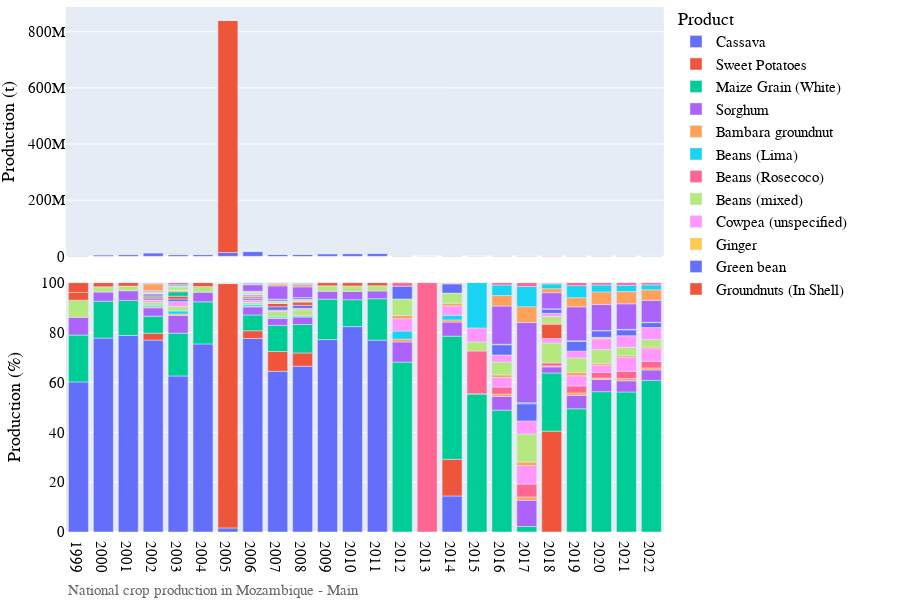

Notebook code cell kept with this figure:
### Markdown cell above
# Visualization of production data

### Code cell
# Bar chart of national crop production
country_iso, country_name = 'MZ', 'Mozambique'
df = pd.read_csv('../data/crop/adm_crop_production_%s.csv' % country_iso, index_col=0)
df['year'] = df['harvest_year']
year = [df['year'].min(), df['year'].max()]
product_order = ['Cassava','Sweet Potatoes','Maize Grain (White)','Sorghum']
for season_name in ['Main']:
    footnote = 'National crop production in %s - %s' % (country_name, season_name)
    fn_save = '../figures/%s_bar_natgrainprod_%s.png' % (country_iso, season_name)
    sub = df[df['season_name'] == season_name]
    fig = PlotBarProduction(sub, year, product_order, footnote, fn_save)
    fig.show()

### Figure 1 — Plotly figure (JSON) as saved in the notebook; plotly's stock layout.template omitted (floating-point values rounded to 4 significant figures)
{"data": [{"alignmentgroup": "True", "hovertemplate": "product=Cassava<br>season_name=Main<br>type=orig_unit<br>year=%{x}<br>value=%{y}<extra></extra>", "legendgroup": "Cassava", "marker": {"color": "#636efa", "pattern": {"shape": ""}}, "name": "Cassava", "offsetgroup": "Cassava", "orientation": "v", "showlegend": true, "textposition": "auto", "type": "bar", "x": [1999, 2000, 2001, 2002, 2003, 2004, 2005, 2006, 2007, 2008, 2009, 2010, 2011, 2014], "xaxis": "x2", "y": [1756768, 5362000.0, 6305000.0, 12630000.0, 6150000.0, 6413000.0, 13830000.0, 17070000.0, 6995811, 7071311, 9185554, 9738066, 10093619, 397277], "yaxis": "y2"}, {"alignmentgroup": "True", "hovertemplate": "product=Cassava<br>season_name=Main<br>type=percent<br>year=%{x}<br>value=%{y}<extra></extra>", "legendgroup": "Cassava", "marker": {"color": "#636efa", "pattern": {"shape": ""}}, "name": "Cassava", "offsetgroup": "Cassava", "orientation": "v", "showlegend": false, "textposition": "auto", "type": "bar", "x": [1999, 2000, 2001, 2002, 2003, 2004, 2005, 2006, 2007, 2008, 2009, 2010, 2011, 2014], "xaxis": "x", "y": [60.19, 77.77, 78.83, 76.95, 62.57, 75.42, 1.639, 77.62, 64.45, 66.48, 77.16, 82.37, 76.93, 14.45], "yaxis": "y"}, {"alignmentgroup": "True", "hovertemplate": "product=Sweet Potatoes<br>season_name=Main<br>type=orig_unit<br>year=%{x}<br>value=%{y}<extra></extra>", "legendgroup": "Sweet Potatoes", "marker": {"color": "#EF553B", "pattern": {"shape": ""}}, "name": "Sweet Potatoes", "offsetgroup": "Sweet Potatoes", "orientation": "v", "showlegend": true, "textposition": "auto", "type": "bar", "x": [2002, 2005, 2006, 2007, 2008, 2014, 2018], "xaxis": "x2", "y": [456330, 826662752, 677870, 861430, 566050, 404011, 2436010], "yaxis": "y2"}, {"alignmentgroup": "True", "hovertemplate": "product=Sweet Potatoes<br>season_name=Main<br>type=percent<br>year=%{x}<br>value=%{y}<extra></extra>", "legendgroup": "Sweet Potatoes", "marker": {"color": "#EF553B", "pattern": {"shape": ""}}, "name": "Sweet Potatoes", "offsetgroup": "Sweet Potatoes", "orientation": "v", "showlegend": false, "textposition": "auto", "type": "bar", "x": [2002, 2005, 2006, 2007, 2008, 2014, 2018], "xaxis": "x", "y": [2.781, 98.0, 3.083, 7.937, 5.322, 14.7, 40.41], "yaxis": "y"}, {"alignmentgroup": "True", "hovertemplate": "product=Maize Grain (White)<br>season_name=Main<br>type=orig_unit<br>year=%{x}<br>value=%{y}<extra></extra>", "legendgroup": "Maize Grain (White)", "marker": {"color": "#00cc96", "pattern": {"shape": ""}}, "name": "Maize Grain (White)", "offsetgroup": "Maize Grain (White)", "orientation": "v", "showlegend": true, "textposition": "auto", "type": "bar", "x": [1999, 2000, 2001, 2002, 2003, 2004, 2005, 2006, 2007, 2008, 2009, 2010, 2011, 2012, 2014, 2015, 2016, 2017, 2018, 2019, 2020, 2021, 2022], "xaxis": "x2", "y": [547713, 1019000.0, 1124000.0, 1114000, 1688000.0, 1435000.0, 942300, 1394800, 1134200, 1213000, 1931528, 1273669, 2178842, 1170500, 1357404, 99300, 1128981, 29141, 1406794, 1451686, 1632321, 1836925, 2382511], "yaxis": "y2"}, {"alignmentgroup": "True", "hovertemplate": "product=Maize Grain (White)<br>season_name=Main<br>type=percent<br>year=%{x}<br>value=%{y}<extra></extra>", "legendgroup": "Maize Grain (White)", "marker": {"color": "#00cc96", "pattern": {"shape": ""}}, "name": "Maize Grain (White)", "offsetgroup": "Maize Grain (White)", "orientation": "v", "showlegend": false, "textposition": "auto", "type": "bar", "x": [1999, 2000, 2001, 2002, 2003, 2004, 2005, 2006, 2007, 2008, 2009, 2010, 2011, 2012, 2014, 2015, 2016, 2017, 2018, 2019, 2020, 2021, 2022], "xaxis": "x", "y": [18.76, 14.78, 14.05, 6.789, 17.18, 16.87, 0.1117, 6.343, 10.45, 11.4, 16.22, 10.77, 16.61, 68.12, 49.39, 55.37, 48.87, 2.203, 23.34, 49.41, 56.28, 56.15, 60.79], "yaxis": "y"}, {"alignmentgroup": "True", "hovertemplate": "product=Sorghum<br>season_name=Main<br>type=orig_unit<br>year=%{x}<br>value=%{y}<extra></extra>", "legendgroup": "Sorghum", "marker": {"color": "#ab63fa", "pattern": {"shape": ""}}, "name": "Sorghum", "offsetgroup": "Sorghum", "orientation": "v", "showlegend": true, "textposition": "auto", "type": "bar", "x": [1999, 2000, 2001, 2002, 2003, 2004, 2005, 2006, 2007, 2008, 2009, 2010, 2011, 2012, 2014, 2015, 2016, 2017, 2018, 2019, 2020, 2021, 2022], "xaxis": "x2", "y": [208927, 252500.0, 308700.0, 554900.0, 696100.0, 330900.0, 518400.0, 710500.0, 306228, 321932, 378035, 388597, 409744, 139262, 155163, 36, 126878, 139471, 148130, 158191, 142002, 146632, 164491], "yaxis": "y2"}, {"alignmentgroup": "True", "hovertemplate": "product=Sorghum<br>season_name=Main<br>type=percent<br>year=%{x}<br>value=%{y}<extra></extra>", "legendgroup": "Sorghum", "marker": {"color": "#ab63fa", "pattern": {"shape": ""}}, "name": "Sorghum", "offsetgroup": "Sorghum", "orientation": "v", "showlegend": false, "textposition": "auto", "type": "bar", "x": [1999, 2000, 2001, 2002, 2003, 2004, 2005, 2006, 2007, 2008, 2009, 2010, 2011, 2012, 2014, 2015, 2016, 2017, 2018, 2019, 2020, 2021, 2022], "xaxis": "x", "y": [7.158, 3.662, 3.86, 3.382, 7.083, 3.892, 0.06145, 3.231, 2.821, 3.027, 3.175, 3.287, 3.123, 8.105, 5.645, 0.02008, 5.492, 10.54, 2.458, 5.384, 4.896, 4.482, 4.197], "yaxis": "y"}, {"alignmentgroup": "True", "hovertemplate": "product=Bambara groundnut<br>season_name=Main<br>type=orig_unit<br>year=%{x}<br>value=%{y}<extra></extra>", "legendgroup": "Bambara groundnut", "marker": {"color": "#FFA15A", "pattern": {"shape": ""}}, "name": "Bambara groundnut", "offsetgroup": "Bambara groundnut", "orientation": "v", "showlegend": true, "textposition": "auto", "type": "bar", "x": [2002, 2003, 2005, 2006, 2007, 2008, 2012, 2014, 2016, 2017, 2018, 2019, 2020, 2021, 2022], "xaxis": "x2", "y": [67273, 55160, 26882, 34611, 20249, 12630, 19351, 23901, 21702, 17495, 22475, 28788, 16526, 29191, 31794], "yaxis": "y2"}, {"alignmentgroup": "True", "hovertemplate": "product=Bambara groundnut<br>season_name=Main<br>type=percent<br>year=%{x}<br>value=%{y}<extra></extra>", "legendgroup": "Bambara groundnut", "marker": {"color": "#FFA15A", "pattern": {"shape": ""}}, "name": "Bambara groundnut", "offsetgroup": "Bambara groundnut", "orientation": "v", "showlegend": false, "textposition": "auto", "type": "bar", "x": [2002, 2003, 2005, 2006, 2007, 2008, 2012, 2014, 2016, 2017, 2018, 2019, 2020, 2021, 2022], "xaxis": "x", "y": [0.41, 0.5612, 0.003187, 0.1574, 0.1866, 0.1187, 1.126, 0.8696, 0.9394, 1.322, 0.3729, 0.9797, 0.5698, 0.8923, 0.8113], "yaxis": "y"}, {"alignmentgroup": "True", "hovertemplate": "product=Beans (Lima)<br>season_name=Main<br>type=orig_unit<br>year=%{x}<br>value=%{y}<extra></extra>", "legendgroup": "Beans (Lima)", "marker": {"color": "#19d3f3", "pattern": {"shape": ""}}, "name": "Beans (Lima)", "offsetgroup": "Beans (Lima)", "orientation": "v", "showlegend": true, "textposition": "auto", "type": "bar", "x": [2002, 2003, 2005, 2006, 2007, 2008, 2012, 2014], "xaxis": "x2", "y": [106100.0, 122623, 141281, 145800.0, 51960.0, 52661, 55297, 51584], "yaxis": "y2"}, {"alignmentgroup": "True", "hovertemplate": "product=Beans (Lima)<br>season_name=Main<br>type=percent<br>year=%{x}<br>value=%{y}<extra></extra>", "legendgroup": "Beans (Lima)", "marker": {"color": "#19d3f3", "pattern": {"shape": ""}}, "name": "Beans (Lima)", "offsetgroup": "Beans (Lima)", "orientation": "v", "showlegend": false, "textposition": "auto", "type": "bar", "x": [2002, 2003, 2005, 2006, 2007, 2008, 2012, 2014], "xaxis": "x", "y": [0.6464, 1.248, 0.01675, 0.6632, 0.4787, 0.4951, 3.218, 1.877], "yaxis": "y"}, {"alignmentgroup": "True", "hovertemplate": "product=Beans (Rosecoco)<br>season_name=Main<br>type=orig_unit<br>year=%{x}<br>value=%{y}<extra></extra>", "legendgroup": "Beans (Rosecoco)", "marker": {"color": "#FF6692", "pattern": {"shape": ""}}, "name": "Beans (Rosecoco)", "offsetgroup": "Beans (Rosecoco)", "orientation": "v", "showlegend": true, "textposition": "auto", "type": "bar", "x": [2015, 2016, 2017, 2018, 2019, 2020, 2021, 2022], "xaxis": "x2", "y": [30855, 65793, 67983, 74260, 82437, 65906, 95065, 103543], "yaxis": "y2"}, {"alignmentgroup": "True", "hovertemplate": "product=Beans (Rosecoco)<br>season_name=Main<br>type=percent<br>year=%{x}<br>value=%{y}<extra></extra>", "legendgroup": "Beans (Rosecoco)", "marker": {"color": "#FF6692", "pattern": {"shape": ""}}, "name": "Beans (Rosecoco)", "offsetgroup": "Beans (Rosecoco)", "orientation": "v", "showlegend": false, "textposition": "auto", "type": "bar", "x": [2015, 2016, 2017, 2018, 2019, 2020, 2021, 2022], "xaxis": "x", "y": [17.21, 2.848, 5.138, 1.232, 2.806, 2.272, 2.906, 2.642], "yaxis": "y"}, {"alignmentgroup": "True", "hovertemplate": "product=Beans (mixed)<br>season_name=Main<br>type=orig_unit<br>year=%{x}<br>value=%{y}<extra></extra>", "legendgroup": "Beans (mixed)", "marker": {"color": "#B6E880", "pattern": {"shape": ""}}, "name": "Beans (mixed)", "offsetgroup": "Beans (mixed)", "orientation": "v", "showlegend": true, "textposition": "auto", "type": "bar", "x": [1999, 2000, 2001, 2002, 2003, 2004, 2005, 2006, 2007, 2008, 2009, 2010, 2011, 2018], "xaxis": "x2", "y": [200483, 146400.0, 149800.0, 177400.0, 179600.0, 192800.0, 195600.0, 219100.0, 224596, 240267, 257381, 263771, 273035, 482220], "yaxis": "y2"}, {"alignmentgroup": "True", "hovertemplate": "product=Beans (mixed)<br>season_name=Main<br>type=percent<br>year=%{x}<br>value=%{y}<extra></extra>", "legendgroup": "Beans (mixed)", "marker": {"color": "#B6E880", "pattern": {"shape": ""}}, "name": "Beans (mixed)", "offsetgroup": "Beans (mixed)", "orientation": "v", "showlegend": false, "textposition": "auto", "type": "bar", "x": [1999, 2000, 2001, 2002, 2003, 2004, 2005, 2006, 2007, 2008, 2009, 2010, 2011, 2018], "xaxis": "x", "y": [6.869, 2.124, 1.873, 1.081, 1.827, 2.267, 0.02319, 0.9963, 2.069, 2.259, 2.162, 2.231, 2.081, 8.0], "yaxis": "y"}, {"alignmentgroup": "True", "hovertemplate": "product=Cowpea (unspecified)<br>season_name=Main<br>type=orig_unit<br>year=%{x}<br>value=%{y}<extra></extra>", "legendgroup": "Cowpea (unspecified)", "marker": {"color": "#FF97FF", "pattern": {"shape": ""}}, "name": "Cowpea (unspecified)", "offsetgroup": "Cowpea (unspecified)", "orientation": "v", "showlegend": true, "textposition": "auto", "type": "bar", "x": [2002, 2003, 2005, 2006, 2007, 2008, 2012, 2014, 2016, 2017, 2018, 2019, 2020, 2021, 2022], "xaxis": "x2", "y": [159687, 190333, 145041, 209087, 62188, 62350, 85484, 103836, 87515, 98442, 108187, 119573, 83450, 183130, 199457], "yaxis": "y2"}, {"alignmentgroup": "True", "hovertemplate": "product=Cowpea (unspecified)<br>season_name=Main<br>type=percent<br>year=%{x}<br>value=%{y}<extra></extra>", "legendgroup": "Cowpea (unspecified)", "marker": {"color": "#FF97FF", "pattern": {"shape": ""}}, "name": "Cowpea (unspecified)", "offsetgroup": "Cowpea (unspecified)", "orientation": "v", "showlegend": false, "textposition": "auto", "type": "bar", "x": [2002, 2003, 2005, 2006, 2007, 2008, 2012, 2014, 2016, 2017, 2018, 2019, 2020, 2021, 2022], "xaxis": "x", "y": [0.9732, 1.936, 0.01719, 0.9508, 0.573, 0.5862, 4.975, 3.778, 3.788, 7.44, 1.795, 4.069, 2.877, 5.598, 5.09], "yaxis": "y"}, {"alignmentgroup": "True", "hovertemplate": "product=Ginger<br>season_name=Main<br>type=orig_unit<br>year=%{x}<br>value=%{y}<extra></extra>", "legendgroup": "Ginger", "marker": {"color": "#FECB52", "pattern": {"shape": ""}}, "name": "Ginger", "offsetgroup": "Ginger", "orientation": "v", "showlegend": true, "textposition": "auto", "type": "bar", "x": [2002, 2005], "xaxis": "x2", "y": [6, 12], "yaxis": "y2"}, {"alignmentgroup": "True", "hovertemplate": "product=Ginger<br>season_name=Main<br>type=percent<br>year=%{x}<br>value=%{y}<extra></extra>", "legendgroup": "Ginger", "marker": {"color": "#FECB52", "pattern": {"shape": ""}}, "name": "Ginger", "offsetgroup": "Ginger", "orientation": "v", "showlegend": false, "textposition": "auto", "type": "bar", "x": [2002, 2005], "xaxis": "x", "y": [3.657e-05, 1.423e-06], "yaxis": "y"}, {"alignmentgroup": "True", "hovertemplate": "product=Green bean<br>season_name=Main<br>type=orig_unit<br>year=%{x}<br>value=%{y}<extra></extra>", "legendgroup": "Green bean", "marker": {"color": "#636efa", "pattern": {"shape": ""}}, "name": "Green bean", "offsetgroup": "Green bean", "orientation": "v", "showlegend": true, "textposition": "auto", "type": "bar", "x": [2002, 2003, 2005, 2006, 2007, 2008], "xaxis": "x2", "y": [89400, 101900, 95700, 124300, 146300, 129200], "yaxis": "y2"}, {"alignmentgroup": "True", "hovertemplate": "product=Green bean<br>season_name=Main<br>type=percent<br>year=%{x}<br>value=%{y}<extra></extra>", "legendgroup": "Green bean", "marker": {"color": "#636efa", "pattern": {"shape": ""}}, "name": "Green bean", "offsetgroup": "Green bean", "orientation": "v", "showlegend": false, "textposition": "auto", "type": "bar", "x": [2002, 2003, 2005, 2006, 2007, 2008], "xaxis": "x", "y": [0.5448, 1.037, 0.01134, 0.5652, 1.348, 1.215], "yaxis": "y"}, {"alignmentgroup": "True", "hovertemplate": "product=Groundnuts (In Shell)<br>season_name=Main<br>type=orig_unit<br>year=%{x}<br>value=%{y}<extra></extra>", "legendgroup": "Groundnuts (In Shell)", "marker": {"color": "#EF553B", "pattern": {"shape": ""}}, "name": "Groundnuts (In Shell)", "offsetgroup": "Groundnuts (In Shell)", "orientation": "v", "showlegend": true, "textposition": "auto", "type": "bar", "x": [1999, 2000, 2001, 2002, 2003, 2004, 2005, 2006, 2007, 2008, 2009, 2010, 2011, 2018], "xaxis": "x2", "y": [90777, 114500.0, 111200.0, 109800.0, 109900.0, 132100.0, 126200.0, 145600.0, 141500.0, 143510, 152251, 157685, 165372, 343240], "yaxis": "y2"}, {"alignmentgroup": "True", "hovertemplate": "product=Groundnuts (In Shell)<br>season_name=Main<br>type=percent<br>year=%{x}<br>value=%{y}<extra></extra>", "legendgroup": "Groundnuts (In Shell)", "marker": {"color": "#EF553B", "pattern": {"shape": ""}}, "name": "Groundnuts (In Shell)", "offsetgroup": "Groundnuts (In Shell)", "orientation": "v", "showlegend": false, "textposition": "auto", "type": "bar", "x": [1999, 2000, 2001, 2002, 2003, 2004, 2005, 2006, 2007, 2008, 2009, 2010, 2011, 2018], "xaxis": "x", "y": [3.11, 1.661, 1.39, 0.6691, 1.118, 1.553, 0.01496, 0.662, 1.303, 1.349, 1.279, 1.334, 1.26, 5.694], "yaxis": "y"}, {"alignmentgroup": "True", "hovertemplate": "product=Groundnuts (In Shell, Large)<br>season_name=Main<br>type=orig_unit<br>year=%{x}<br>value=%{y}<extra></extra>", "legendgroup": "Groundnuts (In Shell, Large)", "marker": {"color": "#00cc96", "pattern": {"shape": ""}}, "name": "Groundnuts (In Shell, Large)", "offsetgroup": "Groundnuts (In Shell, Large)", "orientation": "v", "showlegend": true, "textposition": "auto", "type": "bar", "x": [2002, 2003, 2005, 2006], "xaxis": "x2", "y": [75358, 174030, 54744, 49350], "yaxis": "y2"}, {"alignmentgroup": "True", "hovertemplate": "product=Groundnuts (In Shell, Large)<br>season_name=Main<br>type=percent<br>year=%{x}<br>value=%{y}<extra></extra>", "legendgroup": "Groundnuts (In Shell, Large)", "marker": {"color": "#00cc96", "pattern": {"shape": ""}}, "name": "Groundnuts (In Shell, Large)", "offsetgroup": "Groundnuts (In Shell, Large)", "orientation": "v", "showlegend": false, "textposition": "auto", "type": "bar", "x": [2002, 2003, 2005, 2006], "xaxis": "x", "y": [0.4593, 1.771, 0.00649, 0.2244], "yaxis": "y"}, {"alignmentgroup": "True", "hovertemplate": "product=Groundnuts (In Shell, Small)<br>season_name=Main<br>type=orig_unit<br>year=%{x}<br>value=%{y}<extra></extra>", "legendgroup": "Groundnuts (In Shell, Small)", "marker": {"color": "#ab63fa", "pattern": {"shape": ""}}, "name": "Groundnuts (In Shell, Small)", "offsetgroup": "Groundnuts (In Shell, Small)", "orientation": "v", "showlegend": true, "textposition": "auto", "type": "bar", "x": [2002, 2005, 2006], "xaxis": "x2", "y": [126618, 114508, 117796], "yaxis": "y2"}, {"alignmentgroup": "True", "hovertemplate": "product=Groundnuts (In Shell, Small)<br>season_name=Main<br>type=percent<br>year=%{x}<br>value=%{y}<extra></extra>", "legendgroup": "Groundnuts (In Shell, Small)", "marker": {"color": "#ab63fa", "pattern": {"shape": ""}}, "name": "Groundnuts (In Shell, Small)", "offsetgroup": "Groundnuts (In Shell, Small)", "orientation": "v", "showlegend": false, "textposition": "auto", "type": "bar", "x": [2002, 2005, 2006], "xaxis": "x", "y": [0.7717, 0.01357, 0.5357], "yaxis": "y"}, {"alignmentgroup": "True", "hovertemplate": "product=Millet<br>season_name=Main<br>type=orig_unit<br>year=%{x}<br>value=%{y}<extra></extra>", "legendgroup": "Millet", "marker": {"color": "#FFA15A", "pattern": {"shape": ""}}, "name": "Millet", "offsetgroup": "Millet", "orientation": "v", "showlegend": true, "textposition": "auto", "type": "bar", "x": [2002, 2003, 2005, 2006, 2007, 2008, 2012, 2014, 2016, 2017, 2018, 2019, 2020, 2021, 2022], "xaxis": "x2", "y": [36445, 64827, 45855, 67077, 24815, 12170.0, 21944, 29332, 24868, 18745, 33463, 40545, 22099, 22832, 25111], "yaxis": "y2"}, {"alignmentgroup": "True", "hovertemplate": "product=Millet<br>season_name=Main<br>type=percent<br>year=%{x}<br>value=%{y}<extra></extra>", "legendgroup": "Millet", "marker": {"color": "#FFA15A", "pattern": {"shape": ""}}, "name": "Millet", "offsetgroup": "Millet", "orientation": "v", "showlegend": false, "textposition": "auto", "type": "bar", "x": [2002, 2003, 2005, 2006, 2007, 2008, 2012, 2014, 2016, 2017, 2018, 2019, 2020, 2021, 2022], "xaxis": "x", "y": [0.2221, 0.6596, 0.005436, 0.305, 0.2286, 0.1144, 1.277, 1.067, 1.076, 1.417, 0.5552, 1.38, 0.7619, 0.6979, 0.6408], "yaxis": "y"}, {"alignmentgroup": "True", "hovertemplate": "product=Paprika (unspecified)<br>season_name=Main<br>type=orig_unit<br>year=%{x}<br>value=%{y}<extra></extra>", "legendgroup": "Paprika (unspecified)", "marker": {"color": "#19d3f3", "pattern": {"shape": ""}}, "name": "Paprika (unspecified)", "offsetgroup": "Paprika (unspecified)", "orientation": "v", "showlegend": true, "textposition": "auto", "type": "bar", "x": [2002, 2003, 2005, 2006], "xaxis": "x2", "y": [23, 247, 305, 72], "yaxis": "y2"}, {"alignmentgroup": "True", "hovertemplate": "product=Paprika (unspecified)<br>season_name=Main<br>type=percent<br>year=%{x}<br>value=%{y}<extra></extra>", "legendgroup": "Paprika (unspecified)", "marker": {"color": "#19d3f3", "pattern": {"shape": ""}}, "name": "Paprika (unspecified)", "offsetgroup": "Paprika (unspecified)", "orientation": "v", "showlegend": false, "textposition": "auto", "type": "bar", "x": [2002, 2003, 2005, 2006], "xaxis": "x", "y": [0.0001402, 0.002513, 3.616e-05, 0.0003274], "yaxis": "y"}, {"alignmentgroup": "True", "hovertemplate": "product=Pepper (Piper spp.)<br>season_name=Main<br>type=orig_unit<br>year=%{x}<br>value=%{y}<extra></extra>", "legendgroup": "Pepper (Piper spp.)", "marker": {"color": "#FF6692", "pattern": {"shape": ""}}, "name": "Pepper (Piper spp.)", "offsetgroup": "Pepper (Piper spp.)", "orientation": "v", "showlegend": true, "textposition": "auto", "type": "bar", "x": [2002, 2003, 2005, 2006, 2007, 2008], "xaxis": "x2", "y": [97, 260, 335, 283, 18, 71], "yaxis": "y2"}, {"alignmentgroup": "True", "hovertemplate": "product=Pepper (Piper spp.)<br>season_name=Main<br>type=percent<br>year=%{x}<br>value=%{y}<extra></extra>", "legendgroup": "Pepper (Piper spp.)", "marker": {"color": "#FF6692", "pattern": {"shape": ""}}, "name": "Pepper (Piper spp.)", "offsetgroup": "Pepper (Piper spp.)", "orientation": "v", "showlegend": false, "textposition": "auto", "type": "bar", "x": [2002, 2003, 2005, 2006, 2007, 2008], "xaxis": "x", "y": [0.0005912, 0.002645, 3.971e-05, 0.001287, 0.0001658, 0.0006675], "yaxis": "y"}, {"alignmentgroup": "True", "hovertemplate": "product=Pigeon pea (Unspecified)<br>season_name=Main<br>type=orig_unit<br>year=%{x}<br>value=%{y}<extra></extra>", "legendgroup": "Pigeon pea (Unspecified)", "marker": {"color": "#B6E880", "pattern": {"shape": ""}}, "name": "Pigeon pea (Unspecified)", "offsetgroup": "Pigeon pea (Unspecified)", "orientation": "v", "showlegend": true, "textposition": "auto", "type": "bar", "x": [2002, 2003, 2005, 2006, 2007, 2008, 2012, 2014, 2015, 2016, 2017, 2018, 2019, 2020, 2021, 2022], "xaxis": "x2", "y": [95246, 127762, 109271, 186814, 71493, 64091, 113453, 110579, 6439, 118398, 148448, 156285, 168714, 160000, 108438, 118108], "yaxis": "y2"}, {"alignmentgroup": "True", "hovertemplate": "product=Pigeon pea (Unspecified)<br>season_name=Main<br>type=percent<br>year=%{x}<br>value=%{y}<extra></extra>", "legendgroup": "Pigeon pea (Unspecified)", "marker": {"color": "#B6E880", "pattern": {"shape": ""}}, "name": "Pigeon pea (Unspecified)", "offsetgroup": "Pigeon pea (Unspecified)", "orientation": "v", "showlegend": false, "textposition": "auto", "type": "bar", "x": [2002, 2003, 2005, 2006, 2007, 2008, 2012, 2014, 2015, 2016, 2017, 2018, 2019, 2020, 2021, 2022], "xaxis": "x", "y": [0.5805, 1.3, 0.01295, 0.8495, 0.6587, 0.6026, 6.603, 4.023, 3.591, 5.125, 11.22, 2.593, 5.742, 5.516, 3.315, 3.014], "yaxis": "y"}, {"alignmentgroup": "True", "hovertemplate": "product=Sesame Seed<br>season_name=Main<br>type=orig_unit<br>year=%{x}<br>value=%{y}<extra></extra>", "legendgroup": "Sesame Seed", "marker": {"color": "#FF97FF", "pattern": {"shape": ""}}, "name": "Sesame Seed", "offsetgroup": "Sesame Seed", "orientation": "v", "showlegend": true, "textposition": "auto", "type": "bar", "x": [2002, 2003, 2005, 2006, 2007, 2008, 2015, 2016, 2017, 2018, 2019, 2020, 2021, 2022], "xaxis": "x2", "y": [12948, 25198, 45576, 18355, 17605, 34601, 10113, 65067, 69374, 74284, 80422, 125038, 152809, 188113], "yaxis": "y2"}, {"alignmentgroup": "True", "hovertemplate": "product=Sesame Seed<br>season_name=Main<br>type=percent<br>year=%{x}<br>value=%{y}<extra></extra>", "legendgroup": "Sesame Seed", "marker": {"color": "#FF97FF", "pattern": {"shape": ""}}, "name": "Sesame Seed", "offsetgroup": "Sesame Seed", "orientation": "v", "showlegend": false, "textposition": "auto", "type": "bar", "x": [2002, 2003, 2005, 2006, 2007, 2008, 2015, 2016, 2017, 2018, 2019, 2020, 2021, 2022], "xaxis": "x", "y": [0.07891, 0.2564, 0.005403, 0.08347, 0.1622, 0.3253, 5.639, 2.817, 5.243, 1.232, 2.737, 4.311, 4.671, 4.8], "yaxis": "y"}, {"alignmentgroup": "True", "hovertemplate": "product=Soybean (unspecified)<br>season_name=Main<br>type=orig_unit<br>year=%{x}<br>value=%{y}<extra></extra>", "legendgroup": "Soybean (unspecified)", "marker": {"color": "#FECB52", "pattern": {"shape": ""}}, "name": "Soybean (unspecified)", "offsetgroup": "Soybean (unspecified)", "orientation": "v", "showlegend": true, "textposition": "auto", "type": "bar", "x": [2020], "xaxis": "x2", "y": [16503], "yaxis": "y2"}, {"alignmentgroup": "True", "hovertemplate": "product=Soybean (unspecified)<br>season_name=Main<br>type=percent<br>year=%{x}<br>value=%{y}<extra></extra>", "legendgroup": "Soybean (unspecified)", "marker": {"color": "#FECB52", "pattern": {"shape": ""}}, "name": "Soybean (unspecified)", "offsetgroup": "Soybean (unspecified)", "orientation": "v", "showlegend": false, "textposition": "auto", "type": "bar", "x": [2020], "xaxis": "x", "y": [0.569], "yaxis": "y"}, {"alignmentgroup": "True", "hovertemplate": "product=Spanish peanut<br>season_name=Main<br>type=orig_unit<br>year=%{x}<br>value=%{y}<extra></extra>", "legendgroup": "Spanish peanut", "marker": {"color": "#636efa", "pattern": {"shape": ""}}, "name": "Spanish peanut", "offsetgroup": "Spanish peanut", "orientation": "v", "showlegend": true, "textposition": "auto", "type": "bar", "x": [2002, 2005, 2006, 2007, 2008, 2012, 2014, 2016, 2017, 2018, 2019, 2020, 2021, 2022], "xaxis": "x2", "y": [64359, 58264, 59895, 70093, 71168, 88156, 102133, 95381, 91323, 103651, 115756, 76029, 77094, 77063], "yaxis": "y2"}, {"alignmentgroup": "True", "hovertemplate": "product=Spanish peanut<br>season_name=Main<br>type=percent<br>year=%{x}<br>value=%{y}<extra></extra>", "legendgroup": "Spanish peanut", "marker": {"color": "#636efa", "pattern": {"shape": ""}}, "name": "Spanish peanut", "offsetgroup": "Spanish peanut", "orientation": "v", "showlegend": false, "textposition": "auto", "type": "bar", "x": [2002, 2005, 2006, 2007, 2008, 2012, 2014, 2016, 2017, 2018, 2019, 2020, 2021, 2022], "xaxis": "x", "y": [0.3922, 0.006907, 0.2724, 0.6458, 0.6691, 5.131, 3.716, 4.129, 6.902, 1.72, 3.94, 2.621, 2.356, 1.966], "yaxis": "y"}, {"alignmentgroup": "True", "hovertemplate": "product=Sugarcane<br>season_name=Main<br>type=orig_unit<br>year=%{x}<br>value=%{y}<extra></extra>", "legendgroup": "Sugarcane", "marker": {"color": "#EF553B", "pattern": {"shape": ""}}, "name": "Sugarcane", "offsetgroup": "Sugarcane", "orientation": "v", "showlegend": true, "textposition": "auto", "type": "bar", "x": [1999], "xaxis": "x2", "y": [114156], "yaxis": "y2"}, {"alignmentgroup": "True", "hovertemplate": "product=Sugarcane<br>season_name=Main<br>type=percent<br>year=%{x}<br>value=%{y}<extra></extra>", "legendgroup": "Sugarcane", "marker": {"color": "#EF553B", "pattern": {"shape": ""}}, "name": "Sugarcane", "offsetgroup": "Sugarcane", "orientation": "v", "showlegend": false, "textposition": "auto", "type": "bar", "x": [1999], "xaxis": "x", "y": [3.911], "yaxis": "y"}, {"alignmentgroup": "True", "hovertemplate": "product=Sunflower Seed<br>season_name=Main<br>type=orig_unit<br>year=%{x}<br>value=%{y}<extra></extra>", "legendgroup": "Sunflower Seed", "marker": {"color": "#00cc96", "pattern": {"shape": ""}}, "name": "Sunflower Seed", "offsetgroup": "Sunflower Seed", "orientation": "v", "showlegend": true, "textposition": "auto", "type": "bar", "x": [2002, 2003, 2005, 2006, 2007, 2008, 2016, 2017, 2018, 2019, 2020, 2021, 2022], "xaxis": "x2", "y": [3358.0, 3929, 1061, 2138, 5957, 3279, 4680, 5264, 5849, 7333, 4186, 6740, 5841], "yaxis": "y2"}, {"alignmentgroup": "True", "hovertemplate": "product=Sunflower Seed<br>season_name=Main<br>type=percent<br>year=%{x}<br>value=%{y}<extra></extra>", "legendgroup": "Sunflower Seed", "marker": {"color": "#00cc96", "pattern": {"shape": ""}}, "name": "Sunflower Seed", "offsetgroup": "Sunflower Seed", "orientation": "v", "showlegend": false, "textposition": "auto", "type": "bar", "x": [2002, 2003, 2005, 2006, 2007, 2008, 2016, 2017, 2018, 2019, 2020, 2021, 2022], "xaxis": "x", "y": [0.02046, 0.03997, 0.0001258, 0.009722, 0.05488, 0.03083, 0.2026, 0.3979, 0.09704, 0.2496, 0.1443, 0.206, 0.149], "yaxis": "y"}, {"alignmentgroup": "True", "hovertemplate": "product=Sweet Potatoes (Non-Orange)<br>season_name=Main<br>type=orig_unit<br>year=%{x}<br>value=%{y}<extra></extra>", "legendgroup": "Sweet Potatoes (Non-Orange)", "marker": {"color": "#ab63fa", "pattern": {"shape": ""}}, "name": "Sweet Potatoes (Non-Orange)", "offsetgroup": "Sweet Potatoes (Non-Orange)", "orientation": "v", "showlegend": true, "textposition": "auto", "type": "bar", "x": [2005, 2006, 2007, 2008, 2016, 2017, 2018, 2019, 2020, 2021, 2022], "xaxis": "x2", "y": [322300.0, 577000.0, 577500.0, 458500.0, 354123, 425722, 390605, 399615, 303246, 334841, 344886], "yaxis": "y2"}, {"alignmentgroup": "True", "hovertemplate": "product=Sweet Potatoes (Non-Orange)<br>season_name=Main<br>type=percent<br>year=%{x}<br>value=%{y}<extra></extra>", "legendgroup": "Sweet Potatoes (Non-Orange)", "marker": {"color": "#ab63fa", "pattern": {"shape": ""}}, "name": "Sweet Potatoes (Non-Orange)", "offsetgroup": "Sweet Potatoes (Non-Orange)", "orientation": "v", "showlegend": false, "textposition": "auto", "type": "bar", "x": [2005, 2006, 2007, 2008, 2016, 2017, 2018, 2019, 2020, 2021, 2022], "xaxis": "x", "y": [0.0382, 2.624, 5.321, 4.31, 15.33, 32.18, 6.48, 13.6, 10.45, 10.23, 8.8], "yaxis": "y"}, {"alignmentgroup": "True", "hovertemplate": "product=Sweet Potatoes (Orange)<br>season_name=Main<br>type=orig_unit<br>year=%{x}<br>value=%{y}<extra></extra>", "legendgroup": "Sweet Potatoes (Orange)", "marker": {"color": "#FFA15A", "pattern": {"shape": ""}}, "name": "Sweet Potatoes (Orange)", "offsetgroup": "Sweet Potatoes (Orange)", "orientation": "v", "showlegend": true, "textposition": "auto", "type": "bar", "x": [2002, 2005, 2006, 2007, 2008, 2014, 2016, 2017, 2018, 2019, 2020, 2021, 2022], "xaxis": "x2", "y": [456337, 28580.0, 64220.0, 77090.0, 102351, 8578, 96999, 84331, 96641, 107770, 145387, 160536, 165351], "yaxis": "y2"}, {"alignmentgroup": "True", "hovertemplate": "product=Sweet Potatoes (Orange)<br>season_name=Main<br>type=percent<br>year=%{x}<br>value=%{y}<extra></extra>", "legendgroup": "Sweet Potatoes (Orange)", "marker": {"color": "#FFA15A", "pattern": {"shape": ""}}, "name": "Sweet Potatoes (Orange)", "offsetgroup": "Sweet Potatoes (Orange)", "orientation": "v", "showlegend": false, "textposition": "auto", "type": "bar", "x": [2002, 2005, 2006, 2007, 2008, 2014, 2016, 2017, 2018, 2019, 2020, 2021, 2022], "xaxis": "x", "y": [2.781, 0.003388, 0.292, 0.7103, 0.9623, 0.3121, 4.199, 6.374, 1.603, 3.668, 5.012, 4.907, 4.219], "yaxis": "y"}, {"alignmentgroup": "True", "hovertemplate": "product=Tobacco (unspecified)<br>season_name=Main<br>type=orig_unit<br>year=%{x}<br>value=%{y}<extra></extra>", "legendgroup": "Tobacco (unspecified)", "marker": {"color": "#19d3f3", "pattern": {"shape": ""}}, "name": "Tobacco (unspecified)", "offsetgroup": "Tobacco (unspecified)", "orientation": "v", "showlegend": true, "textposition": "auto", "type": "bar", "x": [2002, 2003, 2005, 2006, 2007, 2008, 2015, 2016, 2017, 2018, 2019, 2020, 2021, 2022], "xaxis": "x2", "y": [38391, 51131, 80842, 93065, 33595, 46261, 32582, 98369, 106758, 115148, 142042, 80897, 82515, 77902], "yaxis": "y2"}, {"alignmentgroup": "True", "hovertemplate": "product=Tobacco (unspecified)<br>season_name=Main<br>type=percent<br>year=%{x}<br>value=%{y}<extra></extra>", "legendgroup": "Tobacco (unspecified)", "marker": {"color": "#19d3f3", "pattern": {"shape": ""}}, "name": "Tobacco (unspecified)", "offsetgroup": "Tobacco (unspecified)", "orientation": "v", "showlegend": false, "textposition": "auto", "type": "bar", "x": [2002, 2003, 2005, 2006, 2007, 2008, 2015, 2016, 2017, 2018, 2019, 2020, 2021, 2022], "xaxis": "x", "y": [0.234, 0.5202, 0.009583, 0.4232, 0.3095, 0.4349, 18.17, 4.258, 8.069, 1.91, 4.834, 2.789, 2.522, 1.988], "yaxis": "y"}, {"alignmentgroup": "True", "hovertemplate": "product=Virginia peanut<br>season_name=Main<br>type=orig_unit<br>year=%{x}<br>value=%{y}<extra></extra>", "legendgroup": "Virginia peanut", "marker": {"color": "#FF6692", "pattern": {"shape": ""}}, "name": "Virginia peanut", "offsetgroup": "Virginia peanut", "orientation": "v", "showlegend": true, "textposition": "auto", "type": "bar", "x": [2002, 2003, 2005, 2006, 2007, 2008, 2012, 2013, 2014, 2016, 2017, 2018, 2019, 2020, 2021, 2022], "xaxis": "x2", "y": [37715, 87464, 27410, 24726, 31220, 31028, 24756, 33210, 4782, 21373, 20580, 19789, 35466, 26929, 34829, 34817], "yaxis": "y2"}, {"alignmentgroup": "True", "hovertemplate": "product=Virginia peanut<br>season_name=Main<br>type=percent<br>year=%{x}<br>value=%{y}<extra></extra>", "legendgroup": "Virginia peanut", "marker": {"color": "#FF6692", "pattern": {"shape": ""}}, "name": "Virginia peanut", "offsetgroup": "Virginia peanut", "orientation": "v", "showlegend": false, "textposition": "auto", "type": "bar", "x": [2002, 2003, 2005, 2006, 2007, 2008, 2012, 2013, 2014, 2016, 2017, 2018, 2019, 2020, 2021, 2022], "xaxis": "x", "y": [0.2299, 0.8899, 0.003249, 0.1124, 0.2876, 0.2917, 1.441, 100, 0.174, 0.9252, 1.555, 0.3283, 1.207, 0.9284, 1.065, 0.8884], "yaxis": "y"}, {"alignmentgroup": "True", "hovertemplate": "product=Wheat<br>season_name=Main<br>type=orig_unit<br>year=%{x}<br>value=%{y}<extra></extra>", "legendgroup": "Wheat", "marker": {"color": "#B6E880", "pattern": {"shape": ""}}, "name": "Wheat", "offsetgroup": "Wheat", "orientation": "v", "showlegend": true, "textposition": "auto", "type": "bar", "x": [2018], "xaxis": "x2", "y": [10580], "yaxis": "y2"}, {"alignmentgroup": "True", "hovertemplate": "product=Wheat<br>season_name=Main<br>type=percent<br>year=%{x}<br>value=%{y}<extra></extra>", "legendgroup": "Wheat", "marker": {"color": "#B6E880", "pattern": {"shape": ""}}, "name": "Wheat", "offsetgroup": "Wheat", "orientation": "v", "showlegend": false, "textposition": "auto", "type": "bar", "x": [2018], "xaxis": "x", "y": [0.1755], "yaxis": "y"}], "layout": {"annotations": [{"showarrow": false, "text": "", "textangle": 90, "x": 0.98, "xanchor": "left", "xref": "paper", "y": 0.2375, "yanchor": "middle", "yref": "paper"}, {"showarrow": false, "text": "", "textangle": 90, "x": 0.98, "xanchor": "left", "xref": "paper", "y": 0.7625, "yanchor": "middle", "yref": "paper"}, {"align": "left", "font": {"color": "dimgrey", "family": "arial", "size": 15}, "showarrow": false, "text": "National crop production in Mozambique - Main", "x": 0, "xref": "paper", "y": -0.13, "yref": "paper"}], "barmode": "relative", "font": {"color": "black", "family": "arial", "size": 15}, "height": 600, "legend": {"title": {"text": "Product"}, "tracegroupgap": 0, "x": 1, "y": 1.01}, "margin": {"b": 0, "l": 0, "r": 0, "t": 0}, "width": 900, "xaxis": {"anchor": "y", "domain": [0, 0.98], "dtick": 1, "range": [1998.0, 2022.0], "title": {"text": ""}, "type": "linear"}, "xaxis2": {"anchor": "y2", "domain": [0, 0.98], "matches": "x", "showticklabels": false, "type": "linear"}, "yaxis": {"anchor": "x", "domain": [0, 0.475], "range": [0, 100], "title": {"text": "Production (%)"}, "type": "linear"}, "yaxis2": {"anchor": "x2", "autorange": true, "domain": [0.525, 1], "range": [0, 888000000.0], "title": {"text": "Production (t)"}, "type": "linear"}}}
